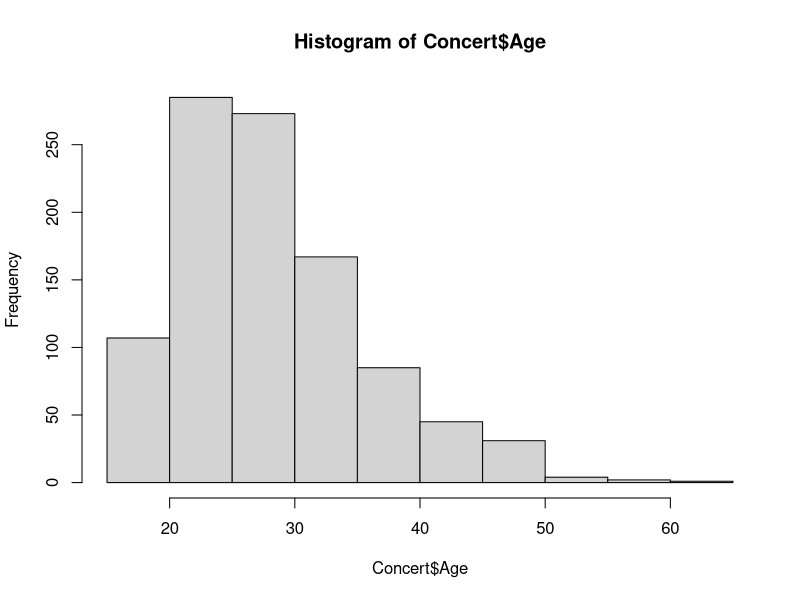
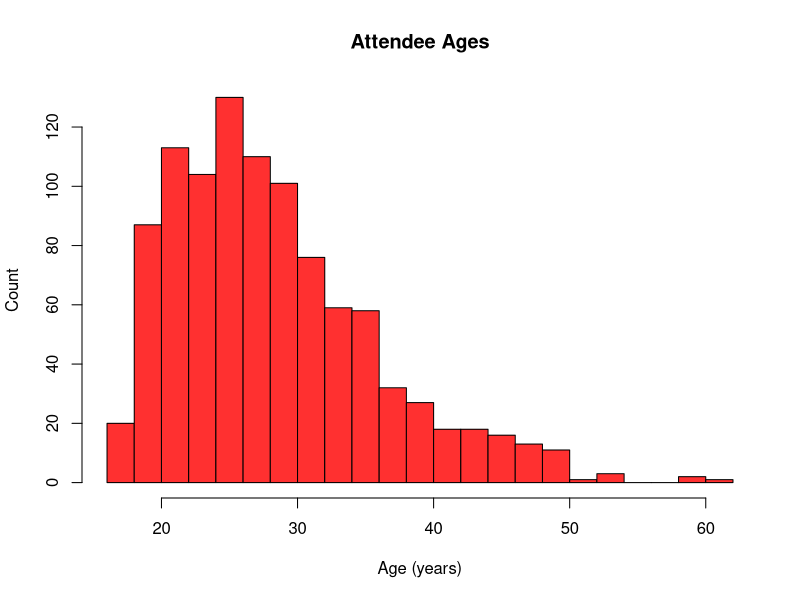
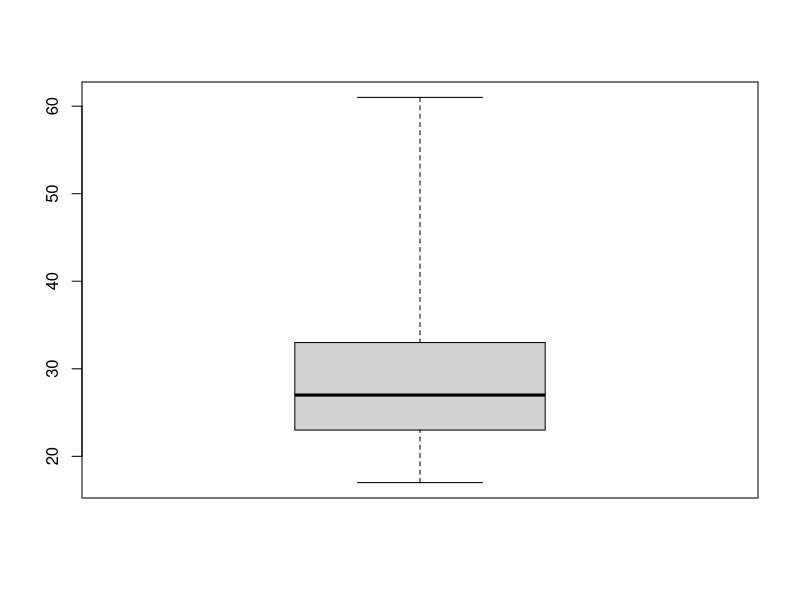
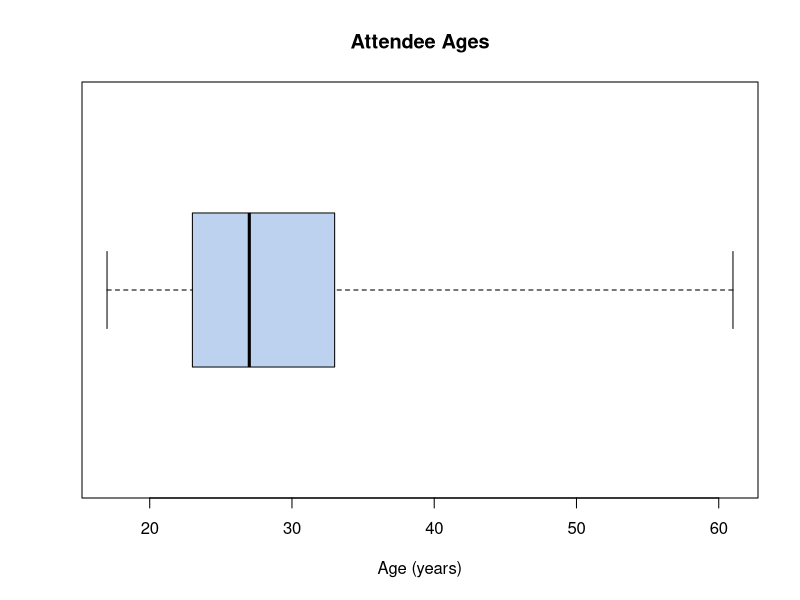
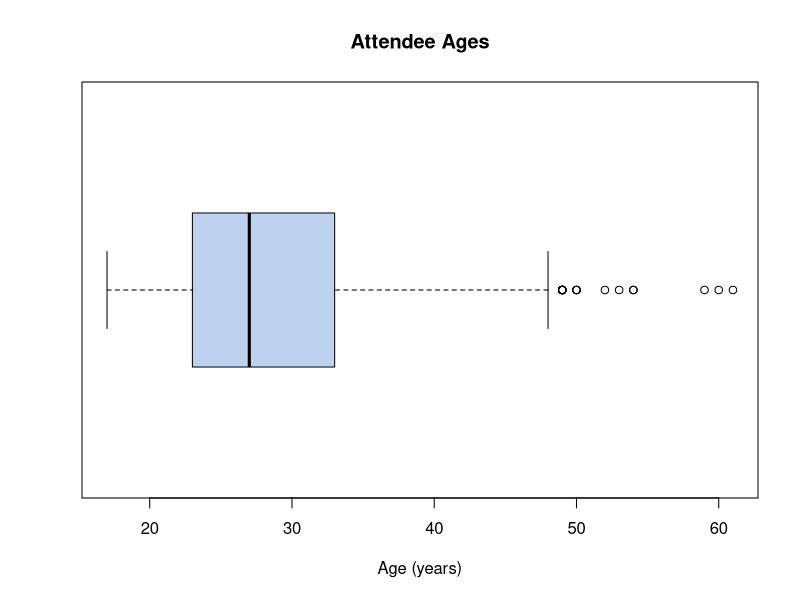
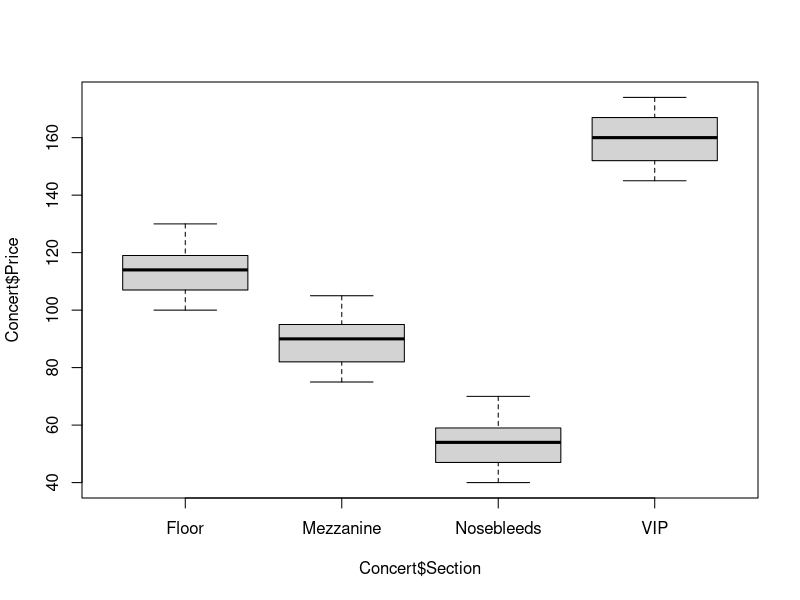
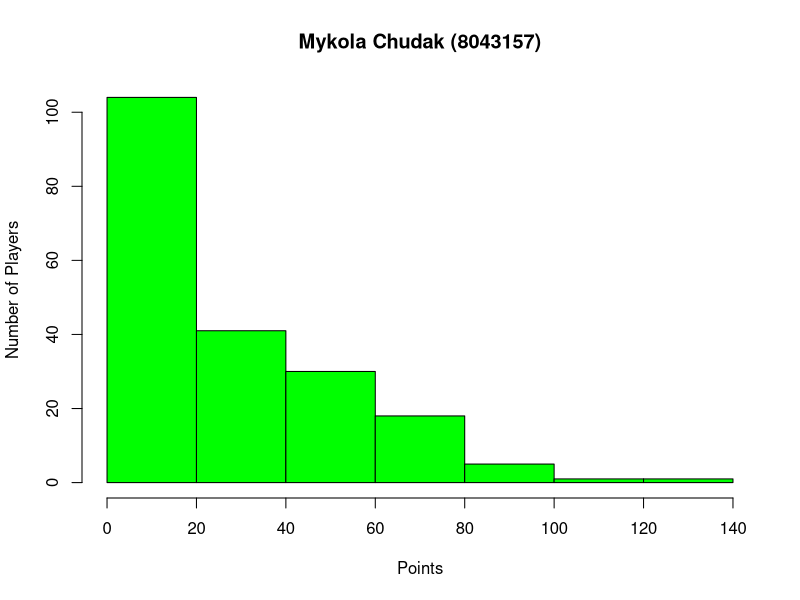
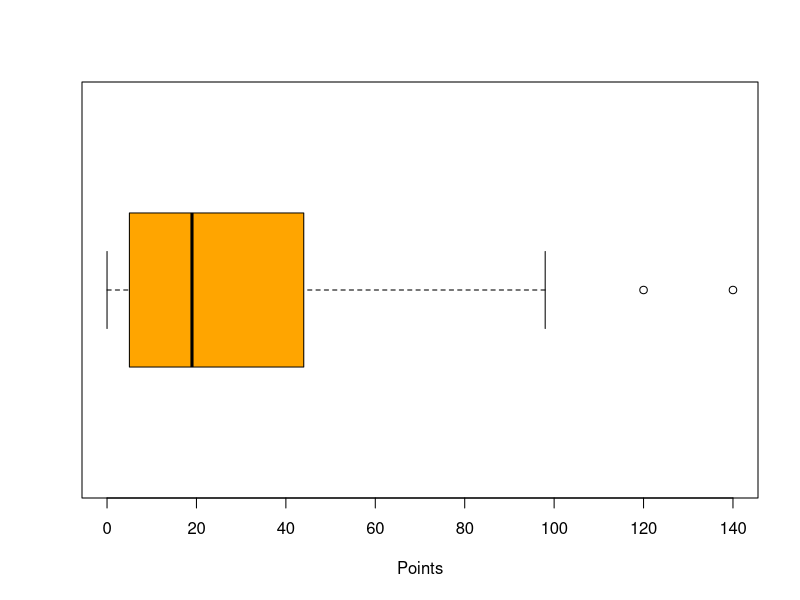

Source code (R) for these figures, in order:
## ---- chunk 1
knitr::opts_chunk$set(echo = TRUE)
## ---- chunk 2
Concert <- read.csv("Concert.csv")
## ---- chunk 3
hist(Concert$Age)
## ---- chunk 4
hist(Concert$Age, breaks = 30,
     main = "Attendee Ages", xlab = "Age (years)", ylab = "Count", col = "firebrick1")
## ---- chunk 5
mean(Concert$Age)
median(Concert$Age)
## ---- chunk 6
boxplot(Concert$Age, range = 0)
## ---- chunk 7
boxplot(Concert$Age, range = 0, main = "Attendee Ages", xlab = "Age (years)", 
        col = "lightsteelblue2", horizontal = TRUE)
## ---- chunk 8
boxplot(Concert$Age, main = "Attendee Ages", xlab = "Age (years)", 
        col = "lightsteelblue2", horizontal = TRUE)
## ---- chunk 9
boxplot(Concert$Price ~ Concert$Section)
## ---- chunk 10
fivenum(Concert$Price)
## ---- chunk 11
IQR <- 100 - 56
IQR
IQR(Concert$Price)
## ---- chunk 12
var(Concert$Price)
sd(Concert$Price)
## ---- chunk 13
NHL <- read.csv("NHL.csv")
## ---- chunk 14
hist(NHL$Points, breaks = 8, xlab = "Points", ylab = "Number of Players", col = "green",
     main = "Mykola Chudak (8043157)")
## ---- chunk 15
boxplot(NHL$Points, horizontal = TRUE, xlab = "Points", col = "orange")
boxplot(NHL$Points, range = 0, horizontal = TRUE, xlab = "Points", col = "orange")
## ---- chunk 16
mean(NHL$Assists)
sd(NHL$Assists)
## ---- chunk 17
fivenum(NHL$Goals)
## ---- chunk 18
Q3 <- fivenum(NHL$Goals)[4]
Q1 <- fivenum(NHL$Goals)[1]
Q3 + (1.5 * (Q3 - Q1))
